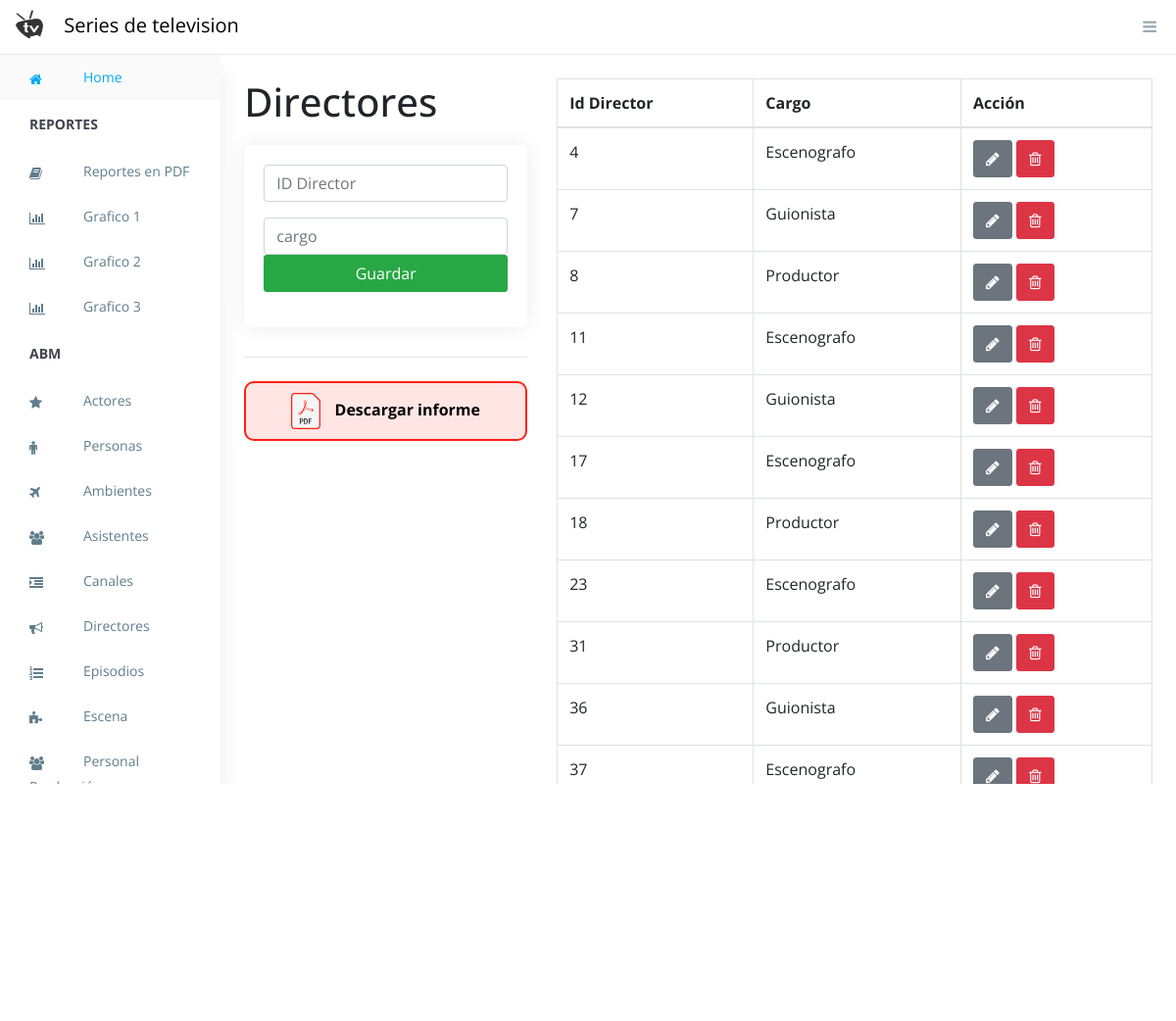
The app's page /directores.php (signed in) with its own data.
### tables this page shows
CREATE TABLE `director` (
  `iddire` int(11) NOT NULL,
  `cargo` text
);

### directores.php (the view, shortened to what this page needs)
<?php include('session.php');?>
<?php include("partes/header.php")?>
<div class="container contenedor p-4">
    <div class="row">
        <div class="col-md-4">
                <h1>Directores</h1>
            <div class="card card-body">
                <form action="adddirector.php" method="POST">
                    <div class="form-group">
                        <input type="text" name="iddire" class="form-control" placeholder="ID Director" autofocus required>
                    </div>
                    <div class="form-group">
                        <input type="text" name="cargo" rows="2" class="form-control" pattern="[a-zA-ZàáâäãåąčćęèéêëėįìíîïłńòóôöõøùúûüųūÿýżźñçčšžÀÁÂÄÃÅĄĆČĖĘÈÉÊËÌÍÎÏĮŁŃÒÓÔÖÕØÙÚÛÜŲŪŸÝŻŹÑßÇŒÆČŠŽ∂ð ,.'-]{2,48}" placeholder="cargo" autofocus required >
                    <input type="submit" class="btn btn-success btn-block"
                    name="adddirector" value="Guardar">
                </form>
            </div>
        </div>
        <hr class="mb-4">
            <a href="listas_pdf/listaDirectorPDF.php">
            <div class="boton-pdf">
                <img src="assets/pdf.svg" style="margin-right: 10px" width="30px" alt="">
                Descargar informe
            </div>
            </a>
    </div>
        <div class="col-md-8">
                <table class="table table-bordered">
                    <thead>
                        <tr>
                            <th>Id Director</th>
                            <th>Cargo</th>
                            <th>Acción</th>
                        </tr>
                    </thead>
                    <tbody>
                        <?php
                        $query = "SELECT * FROM director";
                        $result_tasks = mysqli_query($conexion,$query);
                        while($row = mysqli_fetch_array($result_tasks)){ ?>
                            <tr>
                                <td><?php echo $row['iddire']?></td>
                                <td><?php echo $row['cargo']?></td>
                                <td>
                                    <a href="editdirector.php?iddire=<?php echo $row['iddire']?>" class="btn btn-secondary">
                                        <i class="fa fa-pencil"></i>
                                    </a>
                                    <a href="elidirector.php?iddire=<?php echo $row['iddire']?>" class="btn btn-danger">
                                        <i class="fa fa-trash-o"></i>
                                    </a>
                                </td>
                            </tr>
                       <?php }
                        ?>
                    </tbody>
                </table>
        </div>
    </div>
</div>
<?php include("partes/footer.php")?>

### assets/css/style.css (style rules this page uses)
.contenedor { overflow-y: auto; padding-bottom: 63px !important; }
html, body { height: 100%; overflow-y: hidden; }
.boton-pdf { border: #FF2114 2px solid; border-radius: 10px; padding: 10px; text-align: center; background: #ffe5e4; color: black; font-weight: bold; }
.card.card-body { padding: 20px !important; margin-top: 20px; }
.contenedor { overflow-y: auto; }
body { font-family: "Open Sans", sans-serif; font-size: 16px; width: 100%; }
a, button { text-decoration: none; outline: none !important; color: #878787; -webkit-transition: all 0.25s ease; transition: all 0.25s ease; }
h1, h2, h3, h4, h5, h6 { margin: 0; }
img { max-width: 100%; }
.btn, button, input, textarea { -webkit-box-shadow: none; box-shadow: none; outline: 0 !important; }
.btn { border-radius: 3px; }
.card { margin-bottom: 1.875em; border-radius: 5px; padding: 0; border: 0px solid transparent; -webkit-box-shadow: 0 0 20px rgba(0, 0, 0, 0.08); box-shadow: 0 0 20px rgba(0, 0, 0, 0.08); }
.btn, .button { display: inline-block; font-weight: 400; text-align: center; white-space: nowrap; vertical-align: middle; -webkit-transition: all .15s ease-in-out; transition: all .15s ease-in-out; border-radius: 3; cursor: pointer; }
@media (max-width: 1368px) { .card-body { padding: 15px; } }

### records on screen
director: iddire "4", cargo "Escenografo"
director: iddire "7", cargo "Guionista"
director: iddire "8", cargo "Productor"
director: iddire "11", cargo "Escenografo"
director: iddire "12", cargo "Guionista"
director: iddire "17", cargo "Escenografo"
director: iddire "18", cargo "Productor"
director: iddire "23", cargo "Escenografo"
director: iddire "31", cargo "Productor"
director: iddire "36", cargo "Guionista"
director: iddire "37", cargo "Escenografo"
